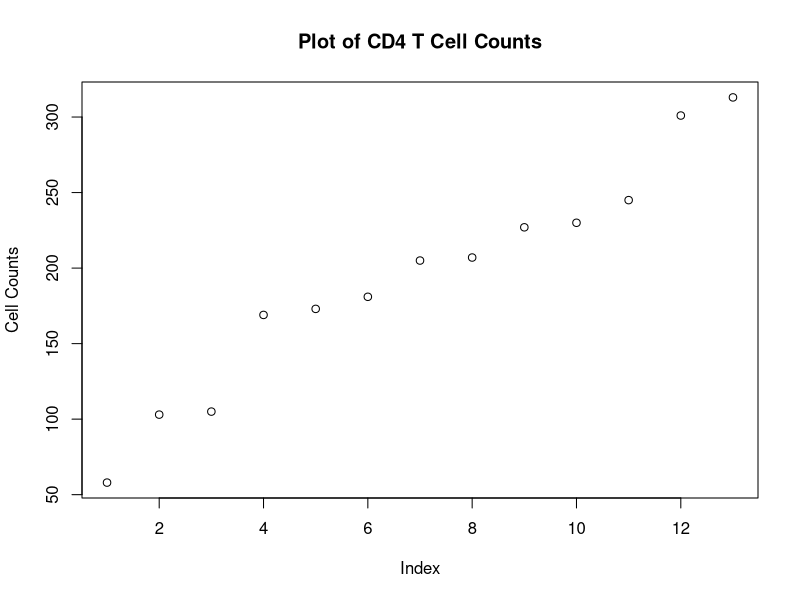

The R script that drew this image:
# First R file for Biostatistics 1

# This line produces a vector assigned to x of concatenated
# values denoted by c()
x = c(58,103,105,169,173,181,205,207,227,230,245,301,313)

# This gets the minimum of x
min(x)

# This gets the maximum of x
max(x)

# This gets the mean of x
mean(x)

# This gets the median of x
median(x)

# This gets the standard deviation of x
sd(x)

# Plot the CD$ T Cell values
plot(x, xlab="Index", ylab="Cell Counts", main="Plot of CD4 T Cell Counts")